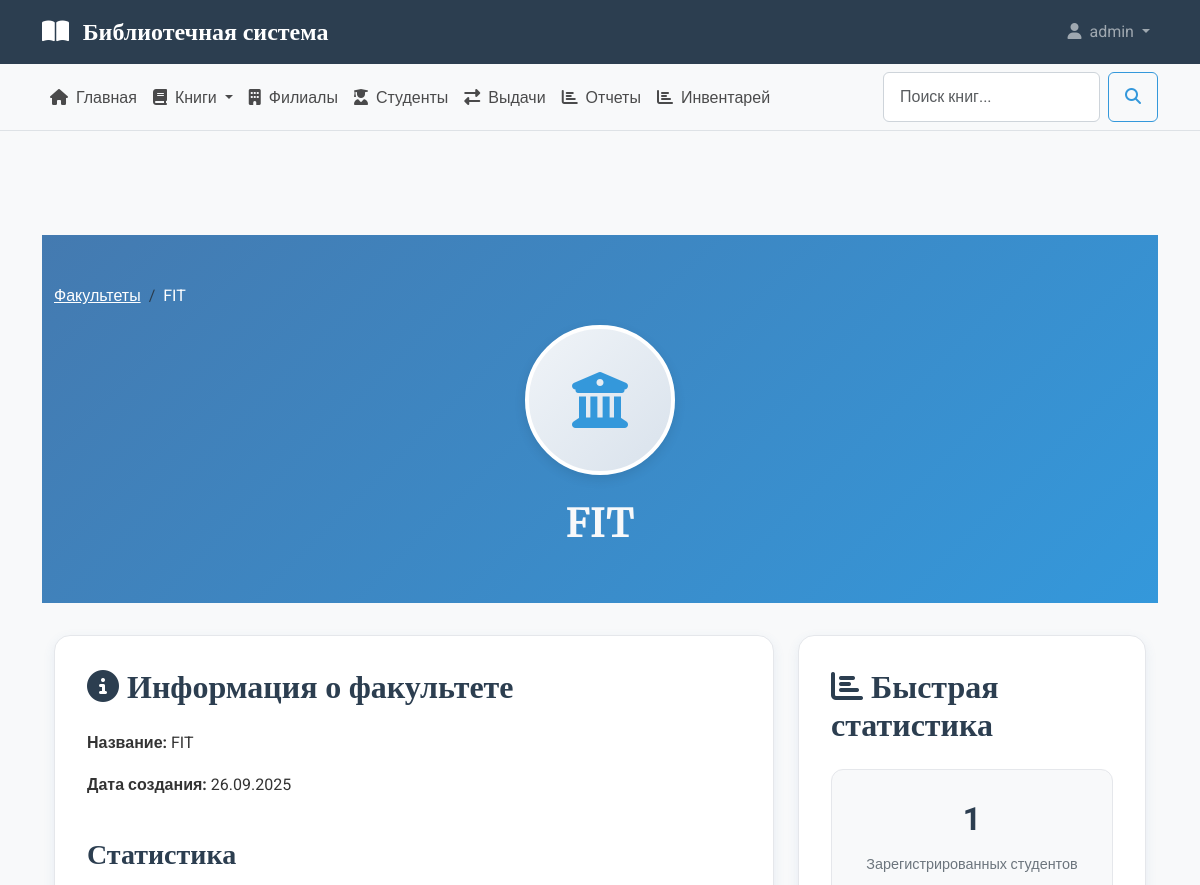
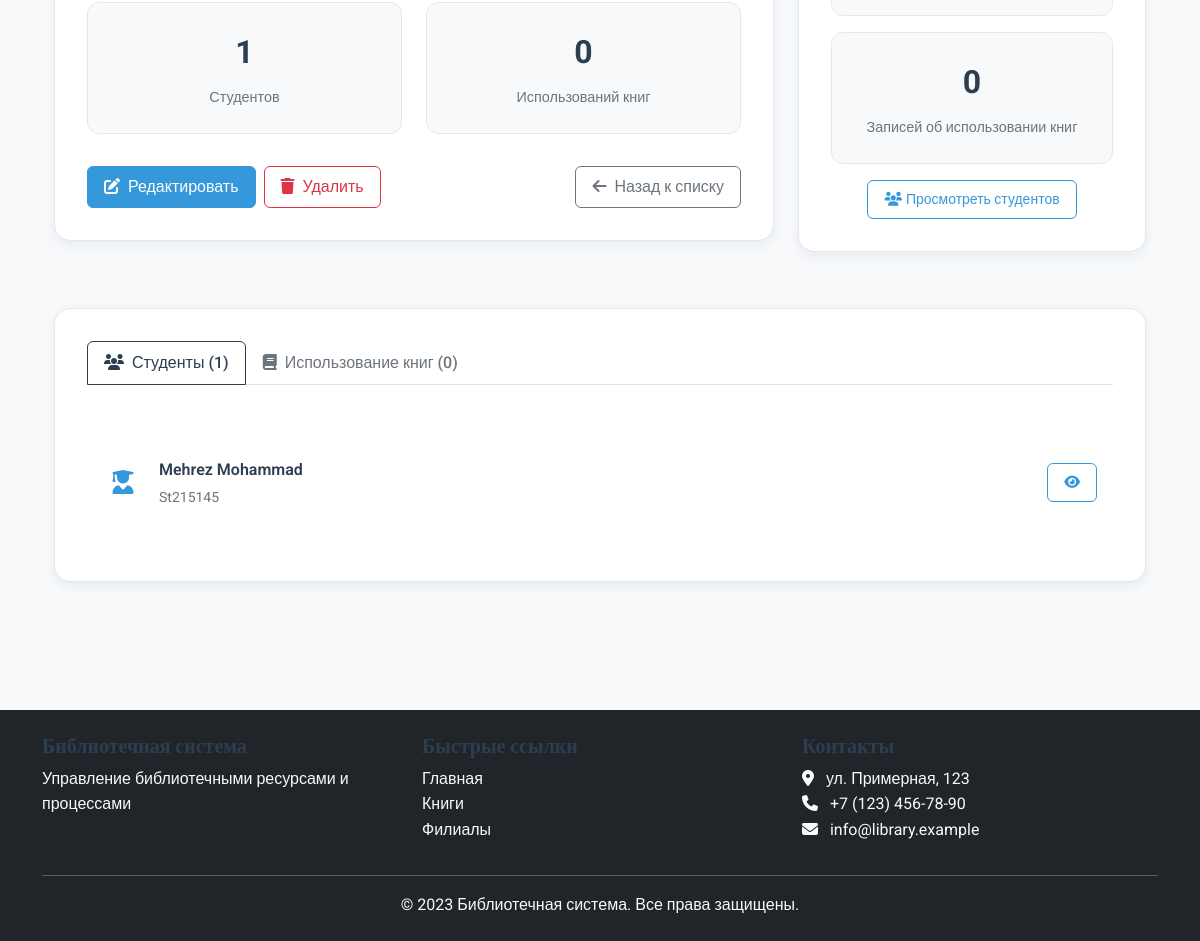
The app's page /faculties/1/ (signed in) with its own data (2 pictures, top to bottom).
### library_app/models.py (models this page shows, shortened)
class Faculty(models.Model):
    name = models.CharField(_('название'), max_length=200, unique=True)
    description = models.TextField(_('описание'), blank=True, null=True)
    created_at = models.DateTimeField(_('дата создания'), auto_now_add=True)
    class Meta:
        verbose_name = _('факультет')
        verbose_name_plural = _('факультеты')
        ordering = ['name']

class Student(models.Model):
    last_name = models.CharField(_('фамилия'), max_length=100)
    first_name = models.CharField(_('имя'), max_length=100)
    student_id = models.CharField(_('номер студенческого билета'), max_length=20, unique=True)
    faculty = models.ForeignKey(
        Faculty,
        verbose_name=_('факультет'),
        on_delete=models.CASCADE,
        related_name='students'
    )
    created_at = models.DateTimeField(_('дата создания'), auto_now_add=True)
    class Meta:
        verbose_name = _('студент')
        verbose_name_plural = _('студенты')
        ordering = ['last_name', 'first_name']
        indexes = [
            models.Index(fields=['student_id']),
            models.Index(fields=['last_name', 'first_name']),
        ]

### library_app/views.py (the view)
# urls.py: path('faculties/<int:pk>/', FacultyDetailView.as_view(), name='faculty_detail'),
class FacultyDetailView(LoginRequiredMixin, DetailView):
    model = Faculty
    template_name = 'library_app/faculties/faculty_detail.html'
    context_object_name = 'faculty'
    def get_context_data(self, **kwargs):
        context = super().get_context_data(**kwargs)
        context['title'] = f'Факультет: {self.object.name}'
        context['students_count'] = self.object.students.count()
        context['book_usage'] = BookFacultyUsage.objects.filter(faculty=self.object).select_related('book', 'branch')
        return context

### library_app/templates/library_app/faculties/faculty_detail.html (shortened to what this page needs)
{% extends 'library_app/base.html' %}
{% load static %}
{% block content %}
<section class="faculty-header">
    <div class="container text-center">
        <nav aria-label="breadcrumb" class="justify-content-center">
            <ol class="breadcrumb">
                <li class="breadcrumb-item"><a href="{% url 'faculty_list' %}" class="text-white">Факультеты</a></li>
                <li class="breadcrumb-item active text-white" aria-current="page">{{ faculty.name }}</li>
            </ol>
        </nav>
        <div class="faculty-icon-large">
            <i class="fas fa-university"></i>
        </div>
        <h1 class="faculties-title text-light">{{ faculty.name }}</h1>
    </div>
</section>
<div class="container">
    <div class="row">
        <div class="col-lg-8">
            <div class="info-card">
                <h2 class="mb-4"><i class="fas fa-info-circle me-2"></i>Информация о факультете</h2>
                <div class="row mb-4">
                    <div class="col-md-12">
                        <p><strong>Название:</strong> {{ faculty.name }}</p>
                    </div>
                    <div class="col-md-6">
                        <p><strong>Дата создания:</strong> {{ faculty.created_at|date:"d.m.Y" }}</p>
                    </div>
                </div>
                <h3 class="mb-3">Статистика</h3>
                <div class="stats-grid">
                    <div class="stat-card">
                        <div class="stat-number">{{ faculty.students.count }}</div>
                        <div class="stat-label">Студентов</div>
                    </div>
                    <div class="stat-card">
                        <div class="stat-number">{{ faculty.book_usage.count }}</div>
                        <div class="stat-label">Использований книг</div>
                    </div>
                </div>
                <div class="action-buttons">
                    {% if user.is_staff %}
                    <a href="{% url 'faculty_edit' faculty.pk %}" class="btn btn-primary">
                        <i class="fas fa-edit me-2"></i>Редактировать
                    </a>
                    <a href="{% url 'faculty_delete' faculty.pk %}" class="btn btn-outline-danger">
                        <i class="fas fa-trash me-2"></i>Удалить
                    </a>
                    {% endif %}
                    <a href="{% url 'faculty_list' %}" class="btn btn-outline-secondary ms-auto">
                        <i class="fas fa-arrow-left me-2"></i>Назад к списку
                    </a>
                </div>
            </div>
        </div>
        <div class="col-lg-4">
            <div class="info-card">
                <h2 class="mb-4"><i class="fas fa-chart-bar me-2"></i>Быстрая статистика</h2>
                <div class="stat-card mb-3">
                    <div class="stat-number">{{ faculty.students.count }}</div>
                    <div class="stat-label">Зарегистрированных студентов</div>
                </div>
                <div class="stat-card mb-3">
                    <div class="stat-number">{{ faculty.book_usage.count }}</div>
                    <div class="stat-label">Записей об использовании книг</div>
                </div>
                <div class="text-center mt-3">
                    <a href="{% url 'student_list' %}?faculty={{ faculty.id }}" class="btn btn-sm btn-outline-primary">
                        <i class="fas fa-users me-1"></i>Просмотреть студентов
                    </a>
                </div>
            </div>
        </div>
    </div>
    <div class="info-card mt-4">
        <ul class="nav nav-tabs" id="facultyTabs" role="tablist">
            <li class="nav-item" role="presentation">
                <button class="nav-link active" id="students-tab" data-bs-toggle="tab" data-bs-target="#students" type="button" role="tab" aria-controls="students" aria-selected="true">
                    <i class="fas fa-users me-2"></i>Студенты ({{ faculty.students.count }})
                </button>
            </li>
            <li class="nav-item" role="presentation">
                <button class="nav-link" id="usage-tab" data-bs-toggle="tab" data-bs-target="#usage" type="button" role="tab" aria-controls="usage" aria-selected="false">
                    <i class="fas fa-book me-2"></i>Использование книг ({{ faculty.book_usage.count }})
                </button>
            </li>
        </ul>
        <div class="tab-content" id="facultyTabsContent">
            <div class="tab-pane fade show active" id="students" role="tabpanel" aria-labelledby="students-tab">
                {% if faculty.students.all %}
                <div class="students-section">
                    {% for student in faculty.students.all|slice:":10" %}
                    <div class="student-item">
                        <div class="student-icon">
                            <i class="fas fa-user-graduate"></i>
                        </div>
                        <div class="student-info">
                            <div class="student-name">{{ student.last_name }} {{ student.first_name }}</div>
                            <div class="student-id">
                                {{ student.student_id }}
                            </div>
                        </div>
                        <a href="{% url 'student_detail' student.pk %}" class="btn btn-sm btn-outline-primary">
                            <i class="fas fa-eye"></i>
                        </a>
                    </div>
                    {% endfor %}
                </div>
                {% endif %}
            </div>
        </div>
    </div>
</div>
{% endblock %}

### library_app/templates/library_app/includes/header.html (shortened to what this page needs)
<header class="main-header">
    <nav class="navbar navbar-expand-lg navbar-dark bg-primary">
        <div class="container">
            <a class="navbar-brand" href="{% url 'home' %}">
                <i class="fas fa-book-open me-2"></i>
                Библиотечная система
            </a>
            <div class="collapse navbar-collapse" id="mainNavbar">
                <ul class="navbar-nav ms-auto">
                    {% if user.is_authenticated %}
                    <li class="nav-item dropdown">
                        <a class="nav-link dropdown-toggle" href="#" id="userDropdown" role="button" data-bs-toggle="dropdown">
                            <i class="fas fa-user me-1"></i> {{ user.username }}
                        </a>
                    </li>
                    {% endif %}
                </ul>
            </div>
        </div>
    </nav>
</header>

### library_app/static/library_app/css/style.css (style rules this page uses)
:root { --primary-color: #2c3e50; --secondary-color: #3498db; --accent-color: #e74c3c; --light-color: #ecf0f1; --dark-color: #2c3e50; --success-color: #27ae60; --warning-color: #f39c12; --danger-color: #e74c3c; --info-color: #3498db; }
body { font-family: 'Roboto', sans-serif; background-color: #f8f9fa; color: #333; line-height: 1.6; }
h1, h2, h3, h4, h5, h6 { font-family: 'Merriweather', serif; font-weight: 700; color: var(--primary-color); }
.main-header .navbar-brand { font-family: 'Merriweather', serif; font-weight: 700; font-size: 1.5rem; }
.btn { border-radius: 0.375rem; font-weight: 500; padding: 0.5rem 1rem; transition: all 0.3s; }
.btn-primary { background-color: var(--secondary-color); border-color: var(--secondary-color); }
.btn-outline-primary { color: var(--secondary-color); border-color: var(--secondary-color); }
.bg-primary { background-color: var(--primary-color) !important; }
.stat-card { text-align: center; padding: 1.5rem; }
.stat-card .stat-number { font-size: 2rem; font-weight: 700; color: var(--primary-color); }
.stat-card .stat-label { color: #6c757d; font-weight: 500; }

### library_app/templates/library_app/faculties/faculty_detail.html (style rules this page uses)
.faculty-header { background: linear-gradient(135deg, #447ab0 0%, #3498db 100%); padding: 3rem 0; color: white; margin-bottom: 2rem; }
.faculty-icon-large { height: 150px; width: 150px; background: linear-gradient(135deg, #f0f4f8 0%, #d9e2ec 100%); border-radius: 50%; display: flex; align-items: center; justify-content: center; margin: 0 auto 1.5rem; color: var(--secondary-color); font-size: 3.5rem; border: 4px solid white; box-shadow: 0 4px 12px rgba(0, 0, 0, 0.1); }
.info-card { background: white; border-radius: 1rem; padding: 2rem; border: 1px solid #e5e7eb; margin-bottom: 2rem; box-shadow: 0 4px 12px rgba(68, 122, 176, 0.1); }
.stats-grid { display: grid; grid-template-columns: repeat(auto-fit, minmax(200px, 1fr)); gap: 1.5rem; margin-bottom: 2rem; }
.stat-card { background: #f8f9fa; padding: 1.5rem; border-radius: 0.75rem; text-align: center; border: 1px solid #e5e7eb; }
.stat-number { font-size: 2rem; font-weight: 700; color: var(--primary-color); margin-bottom: 0.5rem; }
.stat-label { color: #6c757d; font-size: 0.9rem; }
.students-section, .usage-section { margin-top: 2rem; }
.student-item, .usage-item { display: flex; align-items: center; padding: 1rem; border-bottom: 1px solid #e5e7eb; transition: background-color 0.2s; }
.student-item:last-child, .usage-item:last-child { border-bottom: none; }
.student-icon, .usage-icon { font-size: 1.5rem; color: var(--secondary-color); margin-right: 1rem; width: 40px; text-align: center; }
.student-info, .usage-info { flex-grow: 1; }
.student-name, .usage-book { font-weight: 600; color: var(--primary-color); margin-bottom: 0.25rem; }
.student-id, .usage-branch { color: #6c757d; font-size: 0.875rem; }
.action-buttons { display: flex; gap: 0.5rem; margin-top: 2rem; }
.tab-content { padding: 1.5rem 0; }
.nav-tabs .nav-link { color: #6c757d; font-weight: 500; }
.nav-tabs .nav-link.active { color: var(--primary-color); border-color: var(--primary-color); }

### records on screen
Faculty: name "FIT", created_at "26.09.2025", students.count "1", book_usage.count "0"
Student: last_name "Mehrez", first_name "Mohammad", student_id "St215145"

### other values on screen
{{ user.username }} "admin"
